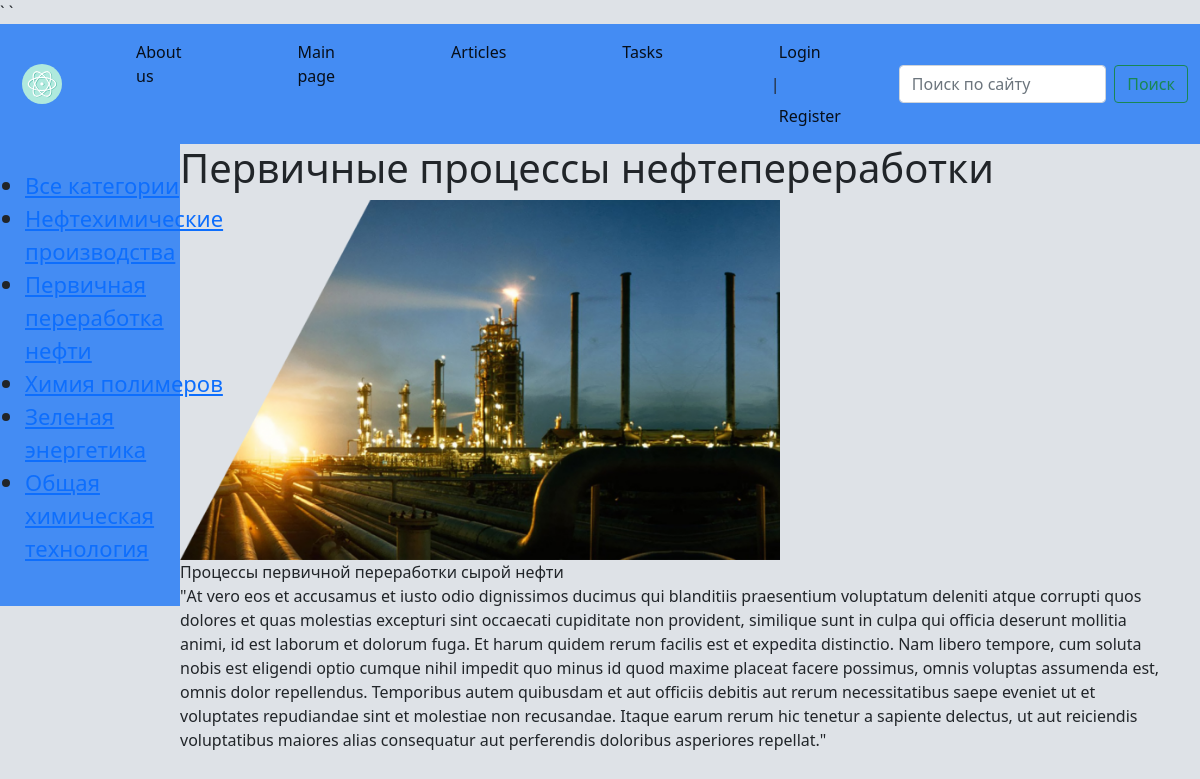
/post/Pervichnye_processy_neftepererabotki/, run on the app's committed database.
### basicchem/models.py (models this page shows, shortened)
class Category(models.Model):
    name = models.CharField(max_length=255, db_index=True)
    slug = models.SlugField(max_length=255, unique=True, db_index=True, verbose_name='URL')
    def get_absolute_url(self):
        return reverse('category', kwargs={'cat_slug': self.slug})

class Basicchem(models.Model):
    title = models.CharField(max_length=255)
    content = models.TextField(blank=True)
    slug = models.SlugField(max_length=255, unique=True, db_index=True, verbose_name='URL')
    photo = models.ImageField(upload_to='photos')
    time_create = models.DateTimeField(auto_now_add=True)
    time_update = models.DateTimeField(auto_now=True)
    is_published = models.BooleanField(default=True)
    cat = models.ForeignKey('Category', on_delete=models.PROTECT, null=True)
    def __str__(self):
        return self.title
    class Meta:
       ordering = ['title']

### basicchem/views.py (the view)
# urls.py: path('post/<slug:post_slug>/', ShowPost.as_view(), name='post'),
class ShowPost(DataMixin, DetailView):
    model = Basicchem
    template_name = 'Basicchem/post.html'
    slug_url_kwarg = 'post_slug'
    context_object_name = 'post'
    def get_context_data(self, **kwargs):
        context = super().get_context_data(**kwargs)
        c_def = self.get_user_context(title=context['post'])
        return dict(list(context.items()) + list(c_def.items()))

### basicchem/utils.py (called while the page is built)
    def get_user_context(self, **kwargs):
            context = kwargs
            cats = Category.objects.all()
            user_menu = menu.copy()
            if not self.request.user.is_authenticated:
                    user_menu.pop(4)
            context['menu'] = user_menu
            context['cats'] = cats
            return context

### basicchem/templates/Basicchem/post.html
{%  extends 'Basicchem/base.html' %}
{%  block content %}
<h1>{{ post.title }}</h1>
{%  if post.photo %}
  <img style="max-width: 600px; height: auto" src="{{post.photo.url}}">
{% endif %}
    {{ post.content|linebreaks  }}
{% endblock content %}

### basicchem/templates/Basicchem/base.html (shortened to what this page needs)
{% load static %}
<!DOCTYPE html>
<html lang="RU-EN">
<head>
    <link type="text/css" href="{% static 'basicchem/css/CSSbase1.css' %}" rel="stylesheet" />
	<link href="https://cdn.jsdelivr.net/npm/bootstrap@5.0.2/dist/css/bootstrap.min.css" rel="stylesheet">
</head>
<body  style="background-color: #DEE2E7;">
<div>
		<nav class="navbar navbar-expand-lg navbar-light" style="background-color: #448CF3;">
			<div class="container-fluid">
				<a class="navbar-brand" href="{% url 'home' %}"><img class = "navbarbrand" src="{% static 'basicchem/images/icon.svg' %}"> </a>
				<div class="collapse navbar-collapse" id="navbarSupportedContent">
                    {% block mainmenu %}
                    <ul class="navbar-nav me-auto mb-2 mb-lg-0">
						{% for m in menu %}
                        <li class="nav-item">
							<a class="nav-link active" aria-current="page" href="{%  url m.url_name %}">{{ m.title }}</a>
						</li>
                        {% endfor %}
                        {% if request.user.is_authenticated %}
                        <li class="nav-item" class="nav-link active" aria-current="page"> {{ user.username }}</li> | <a class="nav-link active" aria-current="page" href ="{% url 'logout' %}"> Logout</a>
					    {% else %}
					    <li class="nav-item"><a class="nav-link active" aria-current="page" href="{% url 'login' %}"> Login</a> | <a class="nav-link active" aria-current="page" href ="{% url 'registration' %}"> Register</a>
                        </li>
                        {% endif %}
                    </ul>
                    {% endblock mainmenu %}
					<form class="d-flex">
						<input class="form-control me-2" type="search" placeholder="Поиск по сайту" aria-label="Search">
						<button class="btn btn-outline-success" type="submit">Поиск</button>
					</form>
				</div>
			</div>
		</nav>
<div class="wrapper">
    <nav id="sidebar">
        <ul class="list-unstyledcomponents">
{% if cat_selected == 0 %}
            <li class="selected">Все категории</li>
{% else %}
            <li><a href={%  url "home" %}>Все категории</a></li>
{% endif %}
{% for c in cats %}
        {% if cat_selected == 0 %}
            <li class="selected">{{ c.name }}</li>
        {% else %}
            <li><a href="{{ c.get_absolute_url }}">{{ c.name }}</a></li>
        {% endif %}
{% endfor %}
        </ul>
    </nav>
</div>
    <div style="margin-left: 15%; margin-right: 2%">
        {% block content %}
        {% endblock content %}
    </div>
</body>
</html>

### basicchem/static/basicchem/css/CSSbase1.css (style rules this page uses)
.wrapper { display: flex; align-items: stretch; background: #448CF3; width: 15%; float: left; }
.navbarbrand { width: 50px; height: 50px; padding-left: 10px; }
.nav-item { padding-right: 50px; padding-left: 50px; }
#sidebar { min-width: 250px; max-width: 250px; min-height: 100%; }
img { max-width: 600px; height: auto; }
.list-unstyledcomponents { padding: 25px 25px 25px 25px; font-size: 22px; }

### data on the page
Category: name "Нефтехимические производства"
Category: name "Первичная переработка нефти"
Category: name "Химия полимеров"
Category: name "Зеленая энергетика"
Category: name "Общая химическая технология"
Basicchem: title "Первичные процессы нефтепереработки", photo (picture), content "Процессы первичной переработки сырой нефти \"At vero eos et accusamus et iusto odio dignissimos ducimus qui blanditiis praesentium voluptatum deleniti atque corrupti quos dolores et quas molestias excepturi sint occaecati cupiditate non provident, similique sunt in culpa qui officia deserunt mollitia animi, id est laborum et dolorum fuga. Et harum quidem rerum facilis est et expedita distinctio. Nam libero tempore, cum soluta nobis est eligendi optio cumque nihil impedit quo minus id quod maxime placeat facere possimus, omnis voluptas assumenda est, omnis dolor repellendus. Temporibus autem quibusdam et aut officiis debitis aut rerum necessitatibus saepe eveniet ut et voluptates repudiandae…"

### other printed values
{{ m.title }} "About us" "Main page" "Articles" "Tasks"
